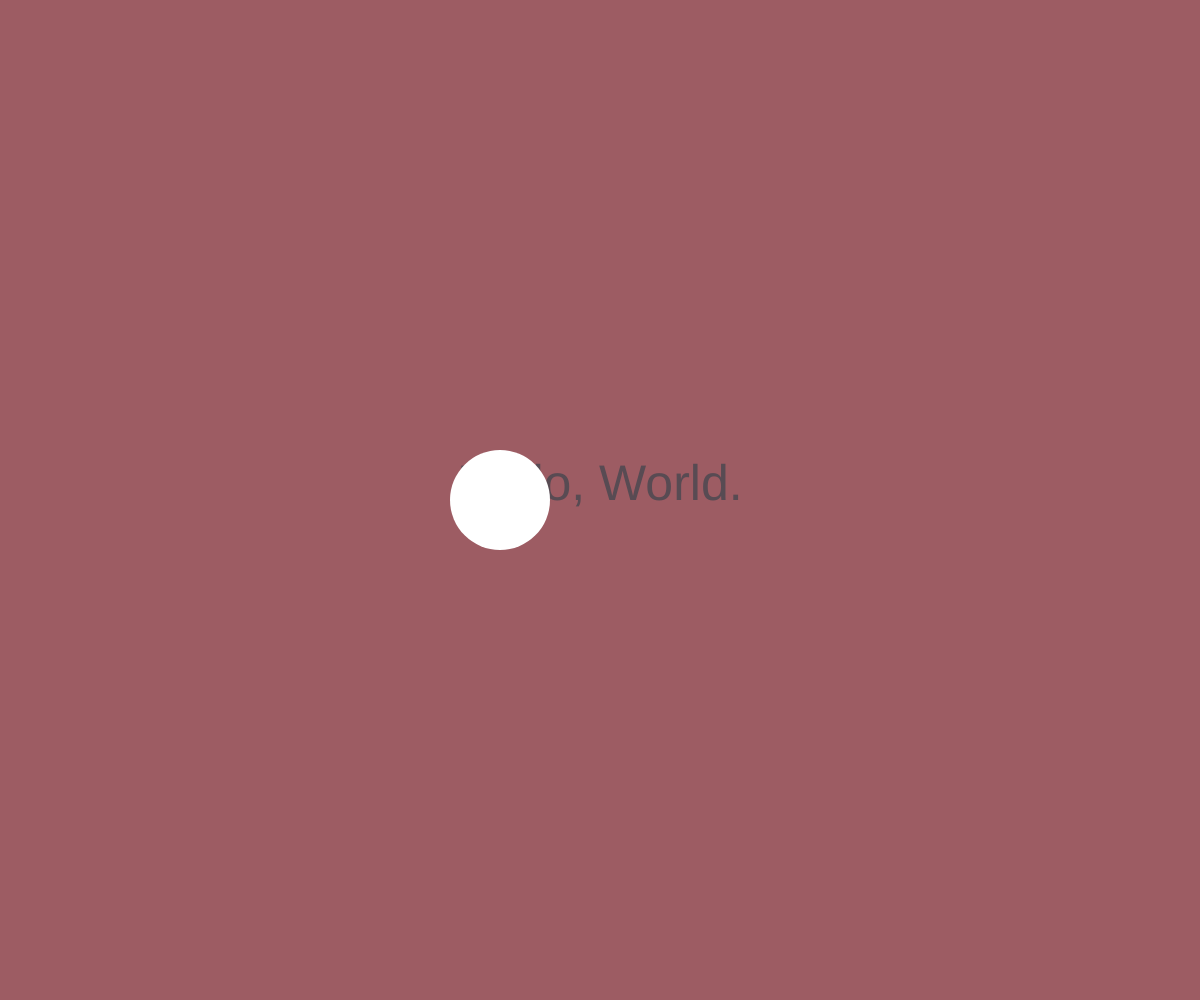
Frame 1 (no input)
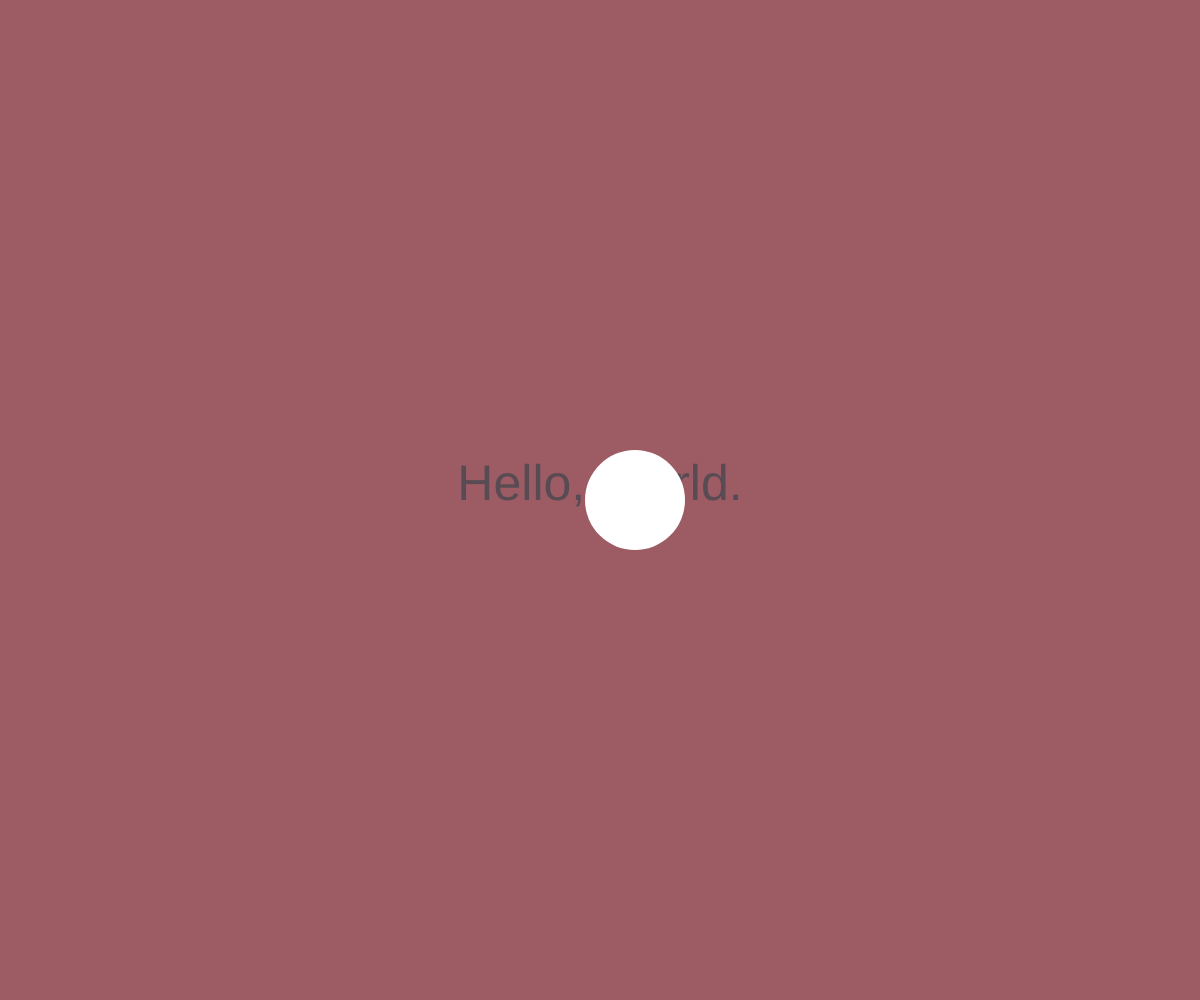
Frame 60 (no input)
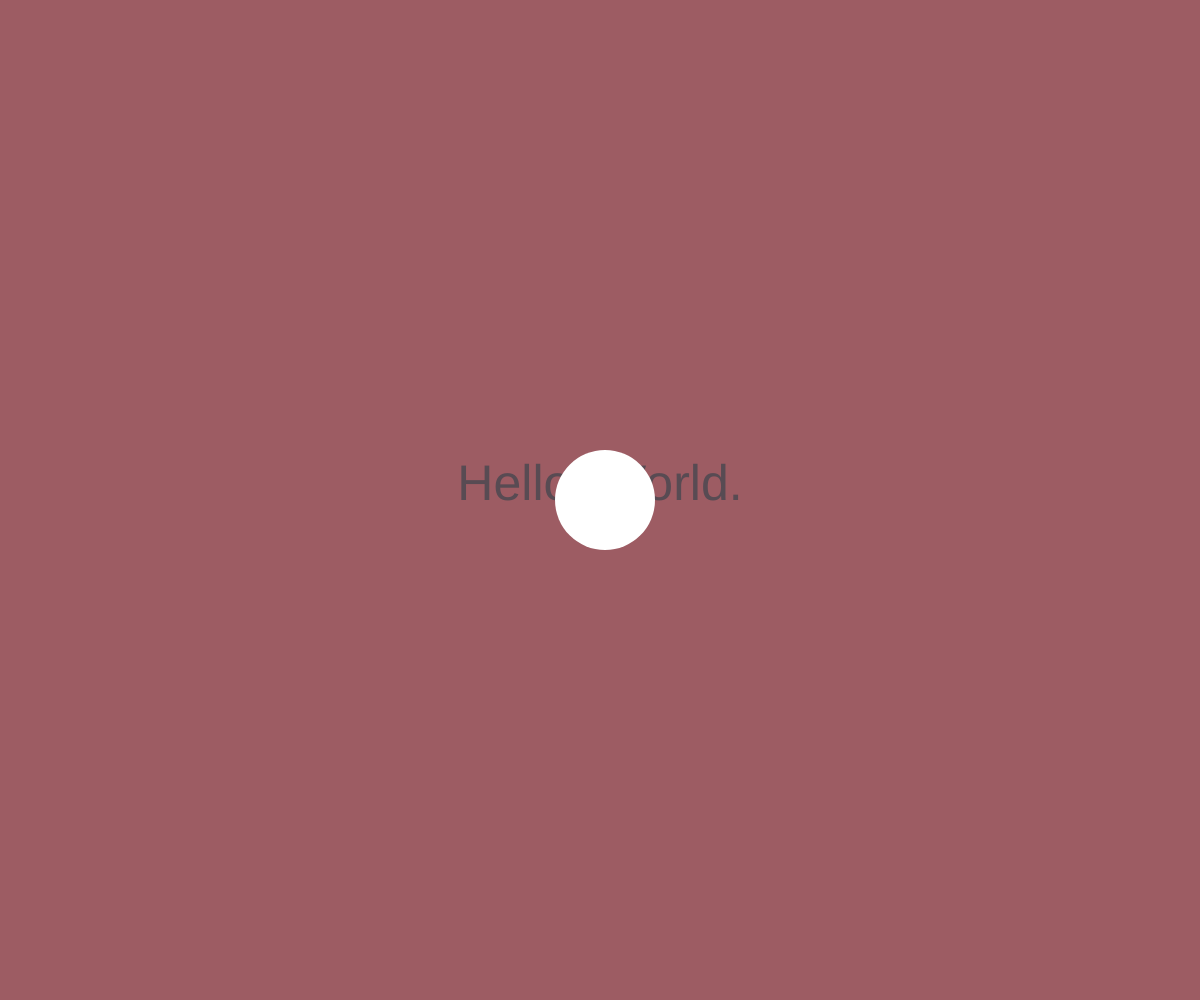
Frame 120 (the mouse pressed at the canvas centre since frame 60)

The p5.js sketch that drew these frames (run headless with seeded random() and noise() and a simulated clock; from frame 60 on, the mouse is pressed at the canvas centre):

// p5.js sketch
// ── sketch.js

var x = 500;
var y = 500;
var xJump = 15;
var yJump = 15;
var shade = '#FFFFF'

// Setup code goes here
function setup() {
  createCanvas(windowWidth, windowHeight);

  textSize(50);
  textAlign(CENTER);

 }


// Draw code goes here
function draw() {
  background('#9D5C63');

  fill('#584b53');
  text("Hello, World.", width/2, height/2);

  fill(shade);
  noStroke();
  circle(x, y, 100);
  x += xJump;
  if(x > 1000 || x < 100){
    xJump *= -1;
  }

  if(mouseX == width/2 || mouseY == height/2){
    xJump = 0;
  }
}
